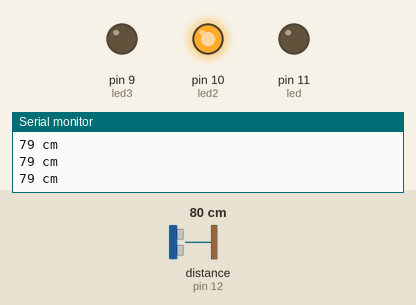
This sketch was run on a simulated Arduino Uno, built with avr-gcc and run on an emulated ATmega328P. Shown: output pins drawn as LEDs (lit = HIGH), the last lines printed to the serial monitor. Wiring (inferred from the names in the program): ultrasonic range finder: trigger pin 13; echo pin 12. The inputs (shaded band) are chosen by the test bench; at power-on: distance to the obstacle (sensor on pin 12) 80 cm. The echo pulse lasts 58.3 µs per cm; pins used as bus, display or sensor lines are not drawn.

Above: at 1.2 s.
1.3 s: distance to the obstacle (sensor on pin 12) set to 33 cm
2.8 s: distance to the obstacle (sensor on pin 12) set to 29 cm
At 4.0 s:
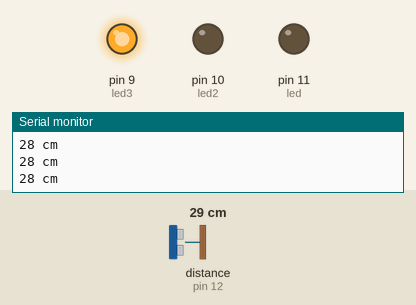
4.3 s: distance to the obstacle (sensor on pin 12) set to 13 cm
5.8 s: distance to the obstacle (sensor on pin 12) set to 10 cm
At 7.0 s:
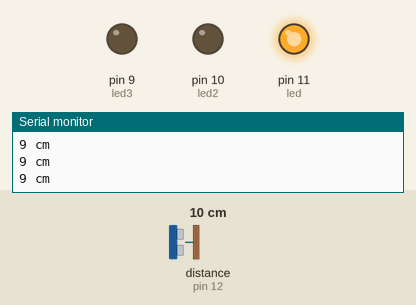
7.3 s: distance to the obstacle (sensor on pin 12) set to 18 cm
At 7.9 s:
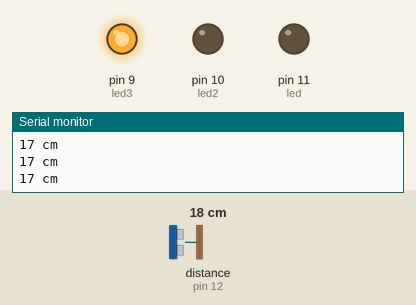
8.8 s: distance to the obstacle (sensor on pin 12) set to 2 cm
At 9.9 s:
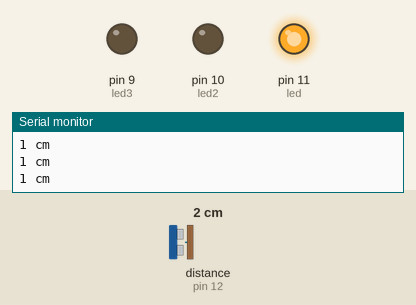
Timing chart, 0 to 11.3 s (numbered marks = the images above; inputs shaded):
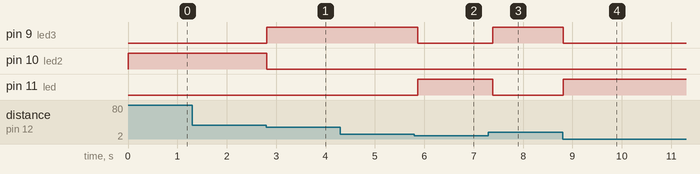

Measured:
- the behaviour switches between 32 and 31 cm on distance to the obstacle (sensor on pin 12) (found by bisection; images 0 and 1)
- the behaviour switches between 12 and 11 cm on distance to the obstacle (sensor on pin 12) (found by bisection; images 1 and 2)
- after the input at 2.8 s, pin 9 (led3): LOW → HIGH at once; pin 10 (led2): HIGH → LOW at once
- after the input at 5.8 s, pin 9 (led3): HIGH → LOW after 0.07 s; pin 11 (led): LOW → HIGH after 0.07 s
- after the input at 7.3 s, pin 9 (led3): LOW → HIGH after 0.09 s; pin 11 (led): HIGH → LOW after 0.09 s
- after the input at 8.8 s, pin 9 (led3): HIGH → LOW at once; pin 11 (led): LOW → HIGH at once

The sketch:

ultrason1.ino
```cpp
/*
  Ultrasonic distance sensor test.
  - Mesure distance every approximately 100ms
  - If something is detected from less than 10 cm, light a LED, else light another
  - 3rd LED added to answer daughter request ^^
  - Use serial communication port to give distance mesured in real time
*/

// Distance sensor out
#define trigPin 13
// Distance sensor in
#define echoPin 12

// > 30 cm led
#define led 11
// <= 10 cm led
#define led2 10
// >10 cm and <= 30 cm led
#define led3 9

void setup()
{
  Serial.begin (9600);
  pinMode(trigPin, OUTPUT);
  pinMode(echoPin, INPUT);
  pinMode(led, OUTPUT);
  pinMode(led2, OUTPUT);
  pinMode(led3, OUTPUT);
}

void loop()
{
  long duration, distance;

  // Force a short LOW pulse to clean
  digitalWrite(trigPin, LOW);
  delayMicroseconds(2);

  // Send a HIGH pulse
  digitalWrite(trigPin, HIGH);
  delayMicroseconds(10);

  // Stop the pulse
  digitalWrite(trigPin, LOW);

  // Wait for the echo pulse
  duration = pulseIn(echoPin, HIGH);

  // Speed of sound is 340 m/s <=> 29.1 microseconds per centimeter
  distance = (duration/2) / 29.1;
  if (distance <= 10)
  {
    // Light short distance LED
    digitalWrite(led,HIGH);
    digitalWrite(led2,LOW);
    digitalWrite(led3,LOW);
  }
  else if (distance > 30)
  {
    // Light high distance LED
    digitalWrite(led,LOW);
    digitalWrite(led2,HIGH);
    digitalWrite(led3,LOW);
  }
  else
  {
    // Light high distance LED
    digitalWrite(led,LOW);
    digitalWrite(led2,LOW);
    digitalWrite(led3,HIGH);
  }

  // No distance measured (or too big to be trusted)
  if (distance >= 200 || distance <= 0)
  {
    Serial.println("No (or untrusted) signal");
  }
  else
  {
    Serial.print(distance);
    Serial.println(" cm");
  }
  delay(100);
}
```
